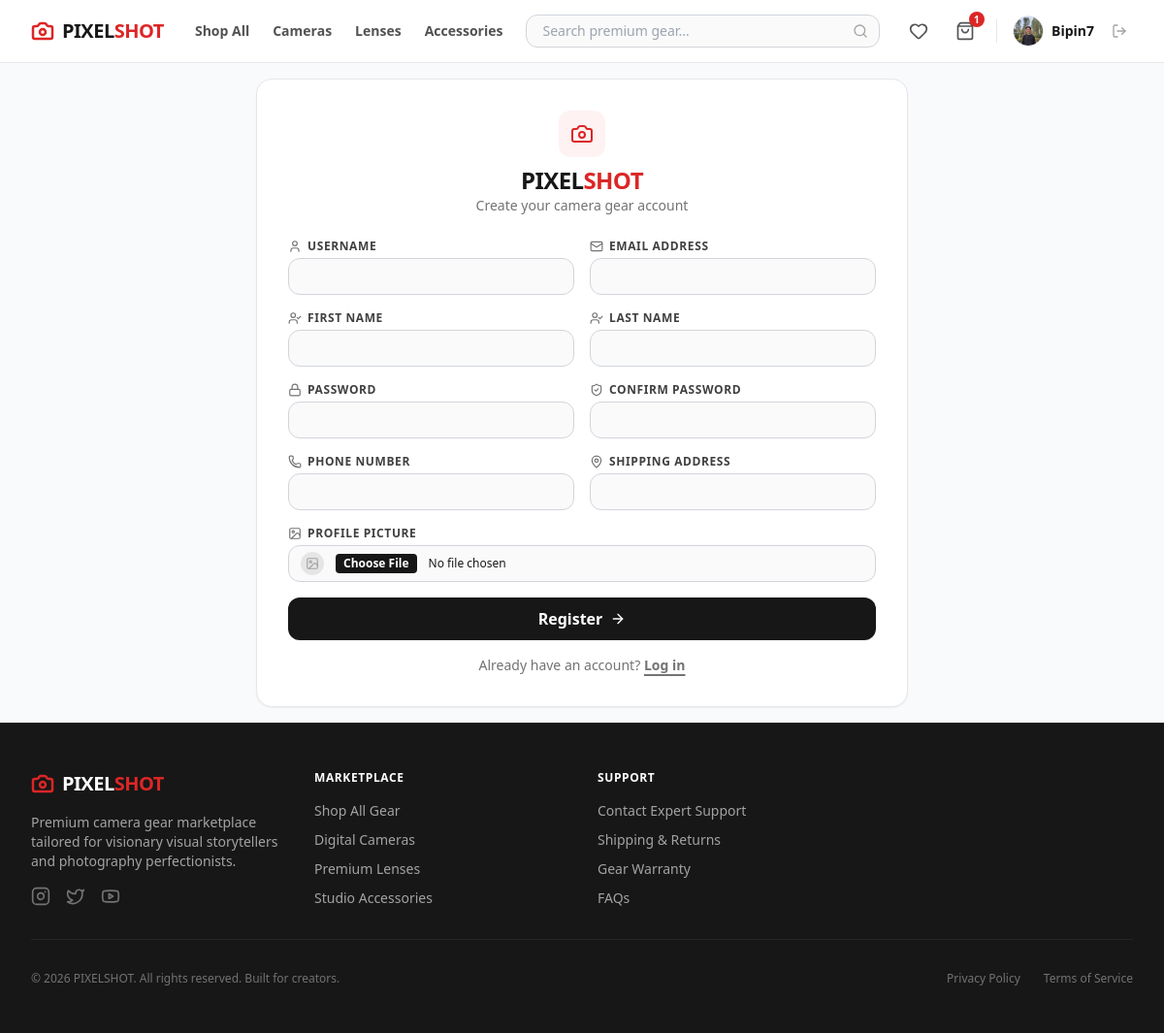
Page /register/ (signed in) on the committed database.
### ps_app/models.py (models this page shows, shortened)
class User(AbstractUser):
    phone = models.CharField(max_length=20, blank=True)
    address = models.TextField(blank=True)
    profile_picture = models.ImageField(upload_to='images/user/', blank=True, null=True)

class Cart(models.Model):
    customer = models.OneToOneField(User, on_delete=models.CASCADE, related_name='cart')

### ps_app/views/auth_view.py (the view, shortened to what this page needs)
# urls.py: path('register/', register_view, name='register'),
def register_view(request):
    errors = {}
    return render(request, 'auth/register_page.html')

### ps_app/templates/auth/register_page.html (shortened to what this page needs)
<!DOCTYPE html>
<html lang="en">
<head>
    {% load static %}
    <link href="{% static 'css/styles.css' %}" rel="stylesheet" />
</head>
<body class="bg-gray-50 font-sans min-h-screen flex flex-col text-neutral-900">
    {% include 'components/_navbar.html' %}
    <main class="flex-grow flex items-center justify-center p-4">
        <div class="bg-white border border-gray-200 p-8 rounded-2xl shadow-sm max-w-2xl w-full">
            <div class="text-center mb-6">
                <div class="inline-flex items-center justify-center w-12 h-12 bg-red-50 rounded-xl mb-2">
                    <i data-lucide="camera" class="w-6 h-6 text-red-600"></i>
                </div>
                <h1 class="text-2xl font-bold tracking-tight text-neutral-900">PIXEL<span class="text-red-600">SHOT</span></h1>
                <p class="text-sm text-neutral-500">Create your camera gear account</p>
            </div>
            <form method="POST" enctype="multipart/form-data" class="space-y-4">
                <div class="grid grid-cols-1 md:grid-cols-2 gap-4">
                    <div>
                        <label for="username" class="flex items-center gap-1.5 text-xs font-bold uppercase tracking-wider text-neutral-700 mb-1">
                            <i data-lucide="user" class="w-3.5 h-3.5 text-neutral-500"></i>
                            Username
                        </label>
                        <div class="relative">
                            <input type="text" id="username" name="username" value="{{ data.username }}"
                                class="block w-full px-3 py-2 bg-neutral-50 border border-gray-300 rounded-xl text-sm focus:outline-none focus:ring-2 focus:ring-red-600 focus:border-red-600 focus:bg-white transition-all">
                        </div>
                    </div>
                    <div>
                        <label for="email" class="flex items-center gap-1.5 text-xs font-bold uppercase tracking-wider text-neutral-700 mb-1">
                            <i data-lucide="mail" class="w-3.5 h-3.5 text-neutral-500"></i>
                            Email Address
                        </label>
                        <div class="relative">
                            <input type="email" id="email" name="email" value="{{ data.email }}"
                                class="block w-full px-3 py-2 bg-neutral-50 border border-gray-300 rounded-xl text-sm focus:outline-none focus:ring-2 focus:ring-red-600 focus:border-red-600 focus:bg-white transition-all">
                        </div>
                    </div>
                    <div>
                        <label for="first_name" class="flex items-center gap-1.5 text-xs font-bold uppercase tracking-wider text-neutral-700 mb-1">
                            <i data-lucide="user-check" class="w-3.5 h-3.5 text-neutral-500"></i>
                            First Name
                        </label>
                        <div class="relative">
                            <input type="text" id="first_name" name="first_name" value="{{ data.first_name }}"
                                class="block w-full px-3 py-2 bg-neutral-50 border border-gray-300 rounded-xl text-sm focus:outline-none focus:ring-2 focus:ring-red-600 focus:border-red-600 focus:bg-white transition-all">
                        </div>
                    </div>
                    <div>
                        <label for="last_name" class="flex items-center gap-1.5 text-xs font-bold uppercase tracking-wider text-neutral-700 mb-1">
                            <i data-lucide="user-check" class="w-3.5 h-3.5 text-neutral-500"></i>
                            Last Name
                        </label>
                        <div class="relative">
                            <input type="text" id="last_name" name="last_name" value="{{ data.last_name }}"
                                class="block w-full px-3 py-2 bg-neutral-50 border border-gray-300 rounded-xl text-sm focus:outline-none focus:ring-2 focus:ring-red-600 focus:border-red-600 focus:bg-white transition-all">
                        </div>
                    </div>
                    <div>
                        <label for="password" class="flex items-center gap-1.5 text-xs font-bold uppercase tracking-wider text-neutral-700 mb-1">
                            <i data-lucide="lock" class="w-3.5 h-3.5 text-neutral-500"></i>
                            Password
                        </label>
                        <div class="relative">
                            <input type="password" id="password" name="password" value="{{ data.password }}"
                                class="block w-full px-3 py-2 bg-neutral-50 border border-gray-300 rounded-xl text-sm focus:outline-none focus:ring-2 focus:ring-red-600 focus:border-red-600 focus:bg-white transition-all">
                        </div>
                    </div>
                    <div>
                        <label for="confirm_password" class="flex items-center gap-1.5 text-xs font-bold uppercase tracking-wider text-neutral-700 mb-1">
                            <i data-lucide="shield-check" class="w-3.5 h-3.5 text-neutral-500"></i>
                            Confirm Password
                        </label>
                        <div class="relative">
                            <input type="password" id="confirm_password" name="confirm_password" value="{{ data.confirm_password }}"
                                class="block w-full px-3 py-2 bg-neutral-50 border border-gray-300 rounded-xl text-sm focus:outline-none focus:ring-2 focus:ring-red-600 focus:border-red-600 focus:bg-white transition-all">
                        </div>
                    </div>
                    <div>
                        <label for="phone" class="flex items-center gap-1.5 text-xs font-bold uppercase tracking-wider text-neutral-700 mb-1">
                            <i data-lucide="phone" class="w-3.5 h-3.5 text-neutral-500"></i>
                            Phone Number
                        </label>
                        <div class="relative">
                            <input type="text" id="phone" name="phone" value="{{ data.phone }}"
                                class="block w-full px-3 py-2 bg-neutral-50 border border-gray-300 rounded-xl text-sm focus:outline-none focus:ring-2 focus:ring-red-600 focus:border-red-600 focus:bg-white transition-all">
                        </div>
                    </div>
                    <div>
                        <label for="address" class="flex items-center gap-1.5 text-xs font-bold uppercase tracking-wider text-neutral-700 mb-1">
                            <i data-lucide="map-pin" class="w-3.5 h-3.5 text-neutral-500"></i>
                            Shipping Address
                        </label>
                        <div class="relative">
                            <input type="text" id="address" name="address"  value="{{ data.address }}"
                                class="block w-full px-3 py-2 bg-neutral-50 border border-gray-300 rounded-xl text-sm focus:outline-none focus:ring-2 focus:ring-red-600 focus:border-red-600 focus:bg-white transition-all">
                        </div>
                    </div>
                    <div class="md:col-span-2">
                        <label class="flex items-center gap-1.5 text-xs font-bold uppercase tracking-wider text-neutral-700 mb-1">
                            <i data-lucide="image" class="w-3.5 h-3.5 text-neutral-500"></i>
                            Profile Picture
                        </label>
                        <div class="flex items-center space-x-3 bg-neutral-50 border border-gray-300 rounded-xl px-3 py-1.5 h-[38px]">
                            <div class="w-6 h-6 rounded-full bg-neutral-200 flex items-center justify-center text-neutral-400 overflow-hidden shrink-0">
                                <i data-lucide="image" class="w-3.5 h-3.5"></i>
                            </div>
                            <input type="file" id="profile_picture" name="profile_picture" accept="image/*"
                                class="text-xs file:mr-3 file:py-0.5 file:px-2 file:rounded file:border-0 file:text-xs file:font-semibold file:bg-neutral-900 file:text-white hover:file:bg-red-600 file:cursor-pointer transition-colors w-full">
                        </div>
                    </div>
                </div>
                <button type="submit"
                    class="w-full bg-neutral-900 text-white font-bold py-2.5 px-4 rounded-xl shadow-sm hover:bg-red-600 transition-all flex items-center justify-center space-x-2 mt-2">
                    <span>Register</span>
                    <i data-lucide="arrow-right" class="w-4 h-4"></i>
                </button>
            </form>
            <div class="mt-4 text-center text-sm text-neutral-500">
                Already have an account?
                <a href="/login/" class="text-neutral-950 font-bold hover:text-red-600 transition-colors underline decoration-2 underline-offset-4">Log in</a>
            </div>
        </div>
    </main>
    {% include 'components/_footer.html' %}
</body>
</html>

### ps_app/templates/components/_navbar.html (shortened to what this page needs)
<nav class="bg-white border-b border-gray-200 sticky top-0 z-50 font-sans text-neutral-900">
    <div class="max-w-7xl mx-auto px-4 sm:px-6 lg:px-8">
        <div class="flex justify-between h-16 items-center">
            <div class="flex items-center gap-8">
                <a href="/" class="flex items-center gap-2 text-xl font-black tracking-tight shrink-0">
                    <i data-lucide="camera" class="w-6 h-6 text-red-600 stroke-[2.5]"></i>
                    <span>PIXEL<span class="text-red-600">SHOT</span></span>
                </a>
                <div class="hidden md:flex items-center gap-6 text-sm font-semibold text-neutral-600">
                    <a href="/products/" class="hover:text-red-600 transition-colors">Shop All</a>
                    <a href="/products/?category=cameras" class="hover:text-red-600 transition-colors">Cameras</a>
                    <a href="/products/?category=lenses" class="hover:text-red-600 transition-colors">Lenses</a>
                    <a href="/products/?category=accessories" class="hover:text-red-600 transition-colors">Accessories</a>
                </div>
            </div>
            <div class="flex-1 max-w-md mx-6 hidden sm:block">
                <form action="/products/" method="GET" class="relative">
                    <input type="text" name="search" value="{{ request.GET.search }}" placeholder="Search premium gear..."
                        class="w-full bg-neutral-50 border border-gray-300 rounded-xl pl-4 pr-9 py-1.5 text-sm focus:outline-none focus:ring-2 focus:ring-red-600 focus:border-red-600 focus:bg-white transition-all">
                    <button type="submit" class="absolute inset-y-0 right-0 flex items-center pr-3 text-neutral-400 hover:text-red-600">
                        <i data-lucide="search" class="w-4 h-4"></i>
                    </button>
                </form>
            </div>
            <div class="flex items-center gap-4">
                {% if user.is_authenticated and not user.is_staff %}
                    <a href="/wishlist/" class="p-1.5 text-neutral-600 hover:text-red-600 transition-colors relative">
                        <i data-lucide="heart" class="w-5 h-5"></i>
                    </a>
                    <a href="/cart/" class="p-1.5 text-neutral-600 hover:text-red-600 transition-colors relative">
                        <i data-lucide="shopping-bag" class="w-5 h-5"></i>
                        {% if user.is_authenticated and user.cart.items.exists %}
                            <span class="absolute top-0 right-0 w-4 h-4 bg-red-600 text-white text-[10px] font-bold rounded-full flex items-center justify-center transform translate-x-1 -translate-y-1">
                                {{ user.cart.items.count }}
                            </span>
                        {% endif %}
                    </a>
                {% endif %}
                {% if user.is_authenticated %}
                    <div class="flex items-center gap-3">
                        <a href="/profile/" class="flex items-center gap-2 group">
                            {% if user.profile_picture %}
                                <img src="{{ user.profile_picture.url }}" alt="Profile" class="w-8 h-8 rounded-full object-cover border border-gray-200 group-hover:border-red-600 transition-colors">
                            {% else %}
                                <div class="w-8 h-8 rounded-full bg-neutral-100 border border-gray-200 flex items-center justify-center text-neutral-500 group-hover:border-red-600 transition-colors">
                                    <i data-lucide="user" class="w-4 h-4"></i>
                                </div>
                            {% endif %}
                            <span class="text-sm font-semibold hidden lg:block group-hover:text-red-600 transition-colors">{{ user.username }}</span>
                        </a>
                        <form action="/logout/" method="POST" class="inline">
                            <button type="submit" class="p-1.5 text-neutral-400 hover:text-red-600 transition-colors" title="Log Out">
                                <i data-lucide="log-out" class="w-4 h-4"></i>
                            </button>
                        </form>
                    </div>
                {% else %}
                    <div class="flex items-center gap-3 text-sm font-bold">
                        <a href="/login/" class="text-neutral-600 hover:text-black transition-colors px-2 py-1.5">Sign In</a>
                        <a href="/register/" class="bg-neutral-900 text-white px-4 py-2 rounded-xl hover:bg-red-600 transition-all shadow-sm">Register</a>
                    </div>
                {% endif %}
            </div>
        </div>
    </div>
</nav>

### rows in the picture
User: cart.items.count "1", profile_picture (picture), username "Bipin7"
